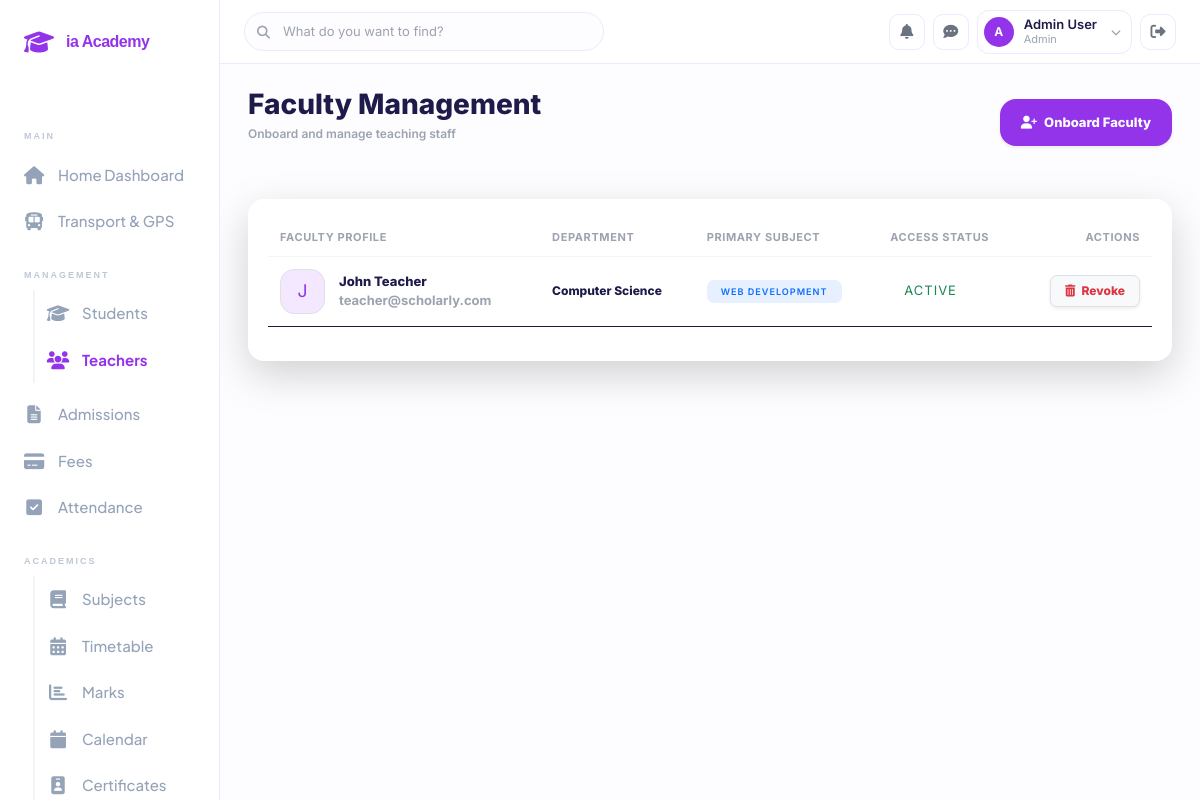
Screenshot of /admin/teachers.php (signed in) with the database file from the repository.
### tables this page shows
CREATE TABLE teachers (
    id INT AUTO_INCREMENT PRIMARY KEY,
    user_id INT NOT NULL,
    subject VARCHAR(255),
    department VARCHAR(255),
    FOREIGN KEY (user_id) REFERENCES users(id) ON DELETE CASCADE
);

CREATE TABLE users (
    id INT AUTO_INCREMENT PRIMARY KEY,
    name VARCHAR(255) NOT NULL,
    email VARCHAR(255) UNIQUE NOT NULL,
    password VARCHAR(255) NOT NULL,
    role ENUM('admin', 'teacher', 'student', 'parent') NOT NULL,
    phone VARCHAR(20),
    created_at TIMESTAMP DEFAULT CURRENT_TIMESTAMP
);

### config/db.php (called while the page is built, shortened)
<?php
if (!class_exists('SmartPDOStatement')) {
    class SmartPDOStatement {
        private $stmt;
        private array $rows = [];
        public function __construct($stmtOrBridge, string $sql = '') {
            if ($stmtOrBridge instanceof NeonHttpBridge) {
                $this->httpBridge = $stmtOrBridge;
                $this->sql = $sql;
            } else {
                $this->stmt = $stmtOrBridge;
            }
        }
        public function fetchAll(int $mode = PDO::FETCH_ASSOC, ...$args): array {
            if ($this->stmt) {
                return $this->stmt->fetchAll($mode, ...$args);
            }
            return $this->rows;
        }
    }
    class SmartPDO {
        private ?PDO $pdo = null;
        private ?NeonHttpBridge $http = null;
        private string $driver;
        public function __construct($pdoOrBridge, string $driver = 'pgsql') {
            $this->driver = $driver;
            if ($pdoOrBridge instanceof PDO) {
                $this->pdo = $pdoOrBridge;
            } elseif ($pdoOrBridge instanceof NeonHttpBridge) {
                $this->http = $pdoOrBridge;
            }
        }
        public static function translateSql(string $sql, string $driver = 'pgsql'): string {
            if ($driver !== 'pgsql') {
                return $sql;
            }
            $s = trim($sql);
            $s = str_replace('`', '', $s);
            $s = preg_replace('/\bCURDATE\s*\(\s*\)/i', 'CURRENT_DATE', $s);
            $s = preg_replace('/\bMONTH\s*\(\s*([a-zA-Z0-9_.]+)\s*\)/i', 'EXTRACT(MONTH FROM $1)::int', $s);
            $s = preg_replace('/\bYEAR\s*\(\s*([a-zA-Z0-9_.]+)\s*\)/i', 'EXTRACT(YEAR FROM $1)::int', $s);
            $s = preg_replace('/\bDATE_ADD\s*\(\s*NOW\s*\(\s*\)\s*,\s*INTERVAL\s+(\d+\s+[A-Z]+)\s*\)/i', "(NOW() + INTERVAL '$1')", $s);
            $s = preg_replace('/\bTIMESTAMPDIFF\s*\(\s*SECOND\s*,\s*([a-zA-Z0-9_.]+)\s*,\s*NOW\s*\(\s*\)\s*\)/i', 'EXTRACT(EPOCH FROM (NOW() - $1))::int', $s);
            $s = preg_replace('/\bCAST\s*\(\s*SUBSTRING_INDEX\s*\(\s*([a-zA-Z0-9_.]+)\s*,\s*\'-\'\s*,\s*-1\s*\)\s+AS\s+UNSIGNED\s*\)/i', "CAST(SPLIT_PART($1, '-', 2) AS INTEGER)", $s);
            $s = preg_replace('/\bSUM\s*\(\s*([a-zA-Z0-9_.]+)\s*=\s*(\'[^\']*\')\s*\)/i', 'SUM(CASE WHEN $1 = $2 THEN 1 ELSE 0 END)', $s);
            return $s;
        }
        public function query(string $sql, ?int $fetchMode = null, ...$fetchModeArgs) {
            $translated = self::translateSql($sql, $this->driver);
            if ($this->pdo) {
                $stmt = $fetchMode !== null
                    ? $this->pdo->query($translated, $fetchMode, ...$fetchModeArgs)
                    : $this->pdo->query($translated);
                return new SmartPDOStatement($stmt);
            }
            $stmt = new SmartPDOStatement($this->http, $translated);
            $stmt->execute([]);
            return $stmt;
        }
    }
}
if (!function_exists('get_env_val')) {
    function get_env_val(array $keys, $default = null) {
        return $default;
    }
}
$pg_host = get_env_val(['PGHOST', 'POSTGRES_HOST']);
$pg_db   = get_env_val(['PGDATABASE', 'POSTGRES_DATABASE'], 'neondb');
$pg_user = get_env_val(['PGUSER', 'POSTGRES_USER']);
$pg_pass = get_env_val(['PGPASSWORD', 'POSTGRES_PASSWORD']);
$db_url  = get_env_val(['DATABASE_URL', 'POSTGRES_URL']);
$options = [
    PDO::ATTR_ERRMODE            => PDO::ERRMODE_EXCEPTION,
    PDO::ATTR_DEFAULT_FETCH_MODE => PDO::FETCH_ASSOC,
    PDO::ATTR_EMULATE_PREPARES   => true,
    PDO::ATTR_TIMEOUT            => 8,
];
if ($pg_host && $pg_user) {
    try {
        if (extension_loaded('pdo_pgsql')) {
            $dsn = "pgsql:host={$pg_host};port=5432;dbname={$pg_db};sslmode=require";
            $rawPdo = new PDO($dsn, $pg_user, $pg_pass, $options);
            $pdo = new SmartPDO($rawPdo, 'pgsql');
        } else {
            $connStr = $db_url ?: "postgresql://{$pg_user}:{$pg_pass}@{$pg_host}/{$pg_db}?sslmode=require";
            $bridge = new NeonHttpBridge($pg_host, $connStr);
            $pdo = new SmartPDO($bridge, 'pgsql');
        }
    } catch (\Throwable $e) {
        try {
            $connStr = $db_url ?: "postgresql://{$pg_user}:{$pg_pass}@{$pg_host}/{$pg_db}?sslmode=require";
            $bridge = new NeonHttpBridge($pg_host, $connStr);
            $pdo = new SmartPDO($bridge, 'pgsql');
        } catch (\Throwable $e2) {
            http_response_code(500);
            die("Database connection error.");
        }
    }
} else {
    $host = get_env_val(['DB_HOST', 'MYSQLHOST', 'MYSQL_HOST'], 'localhost');
    $port = get_env_val(['DB_PORT', 'MYSQLPORT', 'MYSQL_PORT'], '3306');
    $db   = get_env_val(['DB_NAME', 'MYSQLDATABASE', 'MYSQL_DATABASE'], 'smart_college_erp');
    $user = get_env_val(['DB_USER', 'MYSQLUSER', 'MYSQL_USER'], 'root');
    $pass = get_env_val(['DB_PASS', 'MYSQLPASSWORD', 'MYSQL_PASSWORD'], '');
    $dsn = "mysql:host={$host};port={$port};dbname={$db};charset=utf8mb4";
    try {
        $rawPdo = new PDO($dsn, $user, $pass, $options);
        $pdo = new SmartPDO($rawPdo, 'mysql');
    } catch (\PDOException $e) {
        http_response_code(500);
        die("<div style='font-family:sans-serif; padding:50px; text-align:center;'>
                <h2 style='color:#b91c1c;'>⛔ Database Connection Error</h2>
                <p>Could not connect to the database server.</p>
             </div>");
    }
}
?>

### admin/teachers.php (the view, shortened to what this page needs)
<?php
require_once('../config/db.php');
$teachers = $pdo->query("SELECT u.id as user_id, u.name, u.email, t.department, t.subject
                         FROM users u
                         JOIN teachers t ON u.id = t.user_id
                         ORDER BY u.name ASC")->fetchAll();
?>
<!DOCTYPE html>
<html lang="en">
<head>
    <link href="https://cdn.jsdelivr.net/npm/bootstrap@5.3.0/dist/css/bootstrap.min.css" rel="stylesheet">
    <link rel="stylesheet" href="https://cdnjs.cloudflare.com/ajax/libs/font-awesome/6.4.0/css/all.min.css">
    <link rel="stylesheet" href="../assets/css/style.css?v=<?php echo time(); ?>">
</head>
<body>
    <div class="wrapper">
        <?php include('../includes/sidebar.php'); ?>
        <div class="main-content">
            <?php include('../includes/topbar.php'); ?>
            <div class="content-area">
                <div class="d-flex justify-content-between align-items-center mb-5 animate-up">
                    <div>
                        <h2 class="fw-800 mb-1">Faculty Management</h2>
                        <p class="text-muted small fw-600">Onboard and manage teaching staff</p>
                    </div>
                    <button class="btn btn-primary px-4 py-3 shadow-sm d-flex align-items-center gap-2" style="border-radius: 16px; font-weight: 800;" data-bs-toggle="modal" data-bs-target="#addFacultyModal">
                        <i class="fas fa-user-plus"></i> Onboard Faculty
                    </button>
                </div>
                <div class="card-premium animate-up shadow-lg border-0">
                    <div class="table-responsive">
                        <table class="table align-middle">
                            <thead>
                                <tr>
                                    <th>Faculty Profile</th>
                                    <th>Department</th>
                                    <th>Primary Subject</th>
                                    <th>Access Status</th>
                                    <th class="text-end">Actions</th>
                                </tr>
                            </thead>
                            <tbody>
                                <?php foreach ($teachers as $t): ?>
                                <tr>
                                    <td>
                                        <div class="d-flex align-items-center gap-3">
                                            <div class="position-relative">
                                                <div class="d-flex align-items-center justify-content-center fw-900 fs-5 rounded-4 border" style="width: 45px; height: 45px; background: var(--primary-soft); color: var(--primary);">
                                                    <?php echo substr($t['name'], 0, 1); ?>
                                                </div>
                                            </div>
                                            <div>
                                                <div class="fw-800 text-main mb-0"><?php echo htmlspecialchars($t['name']); ?></div>
                                                <div class="smallest text-muted fw-bold"><?php echo htmlspecialchars($t['email']); ?></div>
                                            </div>
                                        </div>
                                    </td>
                                    <td>
                                        <div class="fw-800 small"><?php echo htmlspecialchars($t['department'] ?: 'Unassigned'); ?></div>
                                    </td>
                                    <td>
                                        <span class="badge bg-primary bg-opacity-10 text-primary fw-900 uppercase ls-1 px-3 py-2 rounded-3" style="font-size: 0.65rem;">
                                            <?php echo htmlspecialchars($t['subject'] ?: 'General'); ?>
                                        </span>
                                    </td>
                                    <td>
                                        <div class="d-flex align-items-center gap-2">
                                            <span class="smallest fw-900 text-success uppercase ls-1">Active</span>
                                        </div>
                                    </td>
                                    <td class="text-end">
                                        <a href="teachers.php?delete_id=<?php echo $t['user_id']; ?>" onclick="return confirm('Are you sure you want to remove this faculty member?');" class="btn btn-light btn-sm rounded-3 border px-3 fw-800 text-danger shadow-sm">
                                            <i class="fas fa-trash-alt"></i> Revoke
                                        </a>
                                    </td>
                                </tr>
                                <?php endforeach; ?>
                            </tbody>
                        </table>
                    </div>
                </div>
            </div>
        </div>
    </div>
</body>
</html>

### assets/css/style.css (style rules this page uses)
:root { --primary: #7C3AED; --primary-light: #EDE9FE; --primary-soft: #F5F3FF; --secondary: #F59E0B; --secondary-light:#FEF3C7; --green: #10B981; --green-light: #D1FAE5; --red: #EF4444; --red-light: #FEE2E2; --blue: #3B82F6; --blue-light: #DBEAFE; --bg: #FDFDFF; --bg-card: #FFFFFF; --sidebar-bg: #FFFFFF; --topbar-bg: #FFFFFF; --primary: #9333EA; --primary-light: #F5F3FF; --primary-soft: #F3E8FF; --text: #1E1B4B; --text-sub: #6B7280; --text-muted: #9CA3AF; --border: #EDE9FE; --border-light: #F3F4F6; --sidebar-w: 220px; --topbar-h: 64px; --radius: 12px; --radius-lg: 16px; --radius-xl: 20px; --shadow: 0 1px 3px rgba(0,0,0,0.06), 0 1px 2px rgba(0,0,0,0.04); --shadow-md: 0 4px 12px rgba(124,58,237,0.08); --shadow-lg: 0 8px 24px rgba(124,58,237,0.12); }
*, *::before, *::after { margin:0; padding:0; box-sizing:border-box; }
html { font-size: 14px; }
body { font-family: 'Inter', sans-serif; background: var(--bg); color: var(--text); line-height: 1.5; -webkit-font-smoothing: antialiased; }
.wrapper { display: flex; min-height: 100vh; }
.main-content { flex: 1; margin-left: var(--sidebar-w); display: flex; flex-direction: column; min-height: 100vh; min-width: 0; }
.content-area { flex: 1; padding: 24px 28px; margin-top: var(--topbar-h); }
.card, .card-premium { background: var(--bg-card); border-radius: var(--radius-lg); border: 1.5px solid var(--border); padding: 20px; box-shadow: var(--shadow); }
.table { width: 100%; border-collapse: collapse; }
.table thead tr { border-bottom: 1.5px solid var(--border-light); }
.table thead th { padding: 10px 12px; text-align: left; font-size: 11px; font-weight: 700; text-transform: uppercase; letter-spacing: 0.6px; color: var(--text-muted); white-space: nowrap; }
.table tbody tr { border-bottom: 1px solid var(--border-light); transition: background 0.15s; }
.table tbody tr:last-child { border-bottom: none; }
.table tbody td { padding: 12px; font-size: 13px; color: var(--text); vertical-align: middle; }
.badge { display: inline-flex; align-items: center; gap: 4px; padding: 3px 10px; border-radius: 9999px; font-size: 11.5px; font-weight: 600; }
.btn { display: inline-flex; align-items: center; gap: 6px; padding: 9px 18px; border-radius: var(--radius); font-size: 13px; font-weight: 600; cursor: pointer; border: none; transition: all 0.15s; text-decoration: none; font-family: 'Inter', sans-serif; }
.btn-primary { background: var(--primary); color: #fff; box-shadow: 0 4px 12px rgba(124,58,237,0.3); }
.btn-sm { padding: 6px 12px; font-size: 12px; border-radius: 8px; }
.fw-600 { font-weight: 600 !important; }
.fw-800 { font-weight: 800 !important; }
.text-main { color: var(--text) !important; }
.text-muted { color: var(--text-muted) !important; }
.small { font-size: 12px !important; }
.uppercase { text-transform: uppercase !important; }
.ls-1 { letter-spacing: 1px !important; }
.animate-up { animation: fadeUp 0.3s ease both; }
.table-responsive { border-radius: var(--radius); overflow: hidden; }

### rows the page displays
teachers: user.name "J", user.name "John Teacher", user.email "teacher@scholarly.com", department "Computer Science", subject "WEB DEVELOPMENT"

### other values shown
$initial "A"
$user_name "Admin User"
$user_role "Admin"
